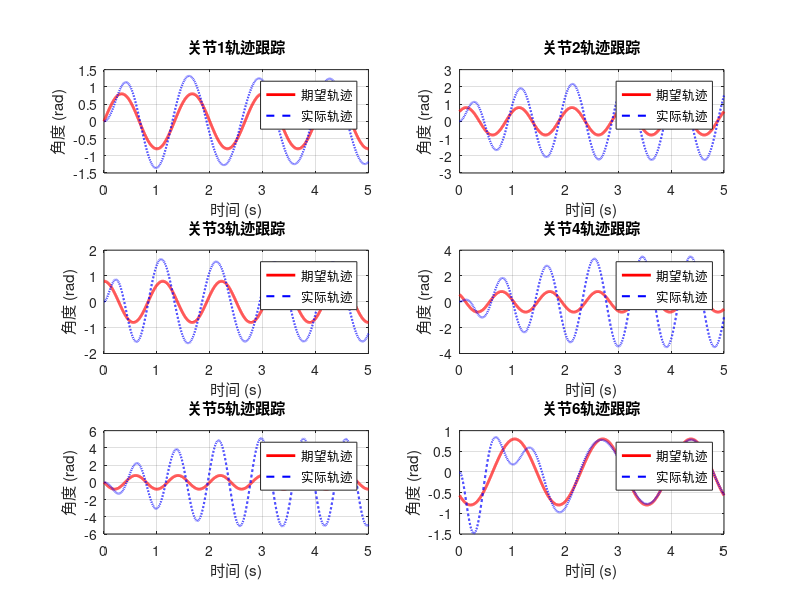
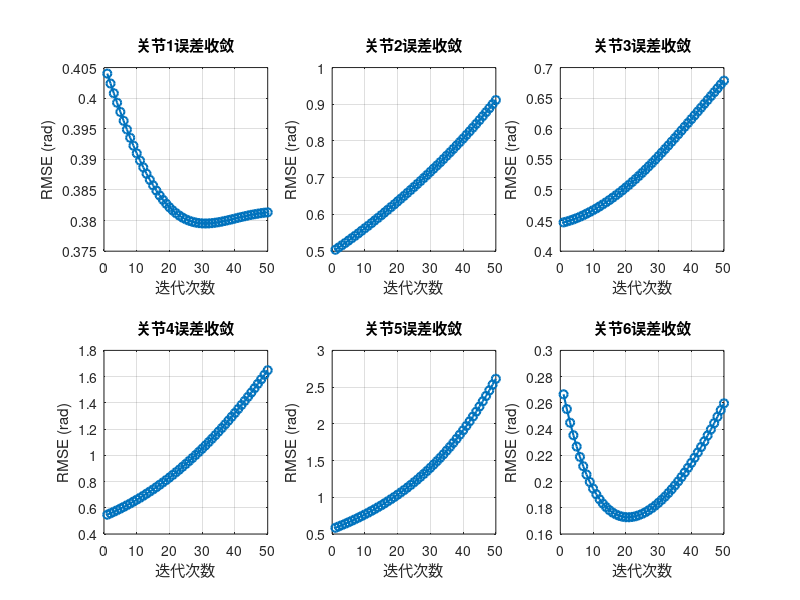

Recreate these plots in MATLAB, in order.
clear; close all; clc;

%% 1. 仿真参数设置
dt = 0.001;                     % 时间步长（s）
T = 5;                         % 总仿真时间（s）
t = 0:dt:T;                    % 时间向量
N = length(t);                 % 时间步数
n_iter = 50;                   % ILC迭代次数

%% 2. 机械臂动力学参数
% 假设各关节动力学为惯性+阻尼模型：M*ddq + B*dq = tau
M = diag([0.5, 0.4, 0.3, 0.25, 0.2, 0.15]);  % 关节惯性矩阵（6x6）
B = diag([0.1, 0.08, 0.06, 0.05, 0.04, 0.03]); % 关节阻尼矩阵（6x6）

%% 3. 期望轨迹
% 各关节参考轨迹参数：幅值(A)、频率(w)、相位(phi)
A = [0.8, 0.8, 0.8, 0.8, 0.8, 0.8];          % 幅值（rad）
w = [1.5, 2.0, 1.8, 2.2, 2.5, 1.2] * pi;     % 角频率（rad/s）
phi = [0, pi/4, pi/2, 3*pi/4, pi, 5*pi/4];   % 相位（rad）

% 生成参考轨迹（位置、速度、加速度）
q_ref = zeros(6, N);
dq_ref = zeros(6, N);
ddq_ref = zeros(6, N);
for j = 1:6
    q_ref(j,:) = A(j) * sin(w(j)*t + phi(j));
    dq_ref(j,:) = A(j)*w(j) * cos(w(j)*t + phi(j));
    ddq_ref(j,:) = -A(j)*w(j)^2 * sin(w(j)*t + phi(j));
end

%% 4. ILC参数初始化
Gamma = diag([0.7, 0.7, 0.7, 0.7, 0.7, 0.5]);         % 学习增益矩阵（6x6对角阵）
tau_ff = zeros(6, N);          % 前馈控制力矩（初始为零）
K_p = diag([12, 10, 8, 7, 6, 5]);   % 反馈比例增益矩阵
K_d = diag([3, 2.5, 2, 1.5, 1.2, 1]); % 反馈微分增益矩阵

% 存储每次迭代的误差和实际轨迹
q_actual = zeros(6, N, n_iter); % 各次迭代的实际关节位置
errors = zeros(n_iter, 6);      % 各次迭代各关节的RMSE

%% 5. ILC主循环
for iter = 1:n_iter
    % 初始化状态
    q = zeros(6,1);            % 初始关节位置
    dq = zeros(6,1);           % 初始关节速度
    
    % 当前迭代的实际轨迹存储
    q_iter = zeros(6, N);
    
    % 正向仿真（使用当前前馈力矩tau_ff）
    for k = 1:N-1
        % 跟踪误差计算
        e = q_ref(:,k) - q;
        de = dq_ref(:,k) - dq;
        
        % 控制力矩计算：前馈 + 反馈（PD）
        tau_fb = K_p * e + K_d * de;
        tau_total = tau_ff(:,k) + tau_fb;
        
        % 动力学方程计算加速度：M*ddq + B*dq = tau
        ddq = M \ (tau_total - B*dq);
        
        % 状态更新（欧拉积分）
        dq = dq + ddq * dt;
        q = q + dq * dt;
        
        % 存储当前时刻关节位置
        q_iter(:,k) = q;
    end
    q_iter(:,N) = q; % 存储最终时刻位置
    
    % 记录本次迭代的实际轨迹
    q_actual(:,:,iter) = q_iter;
    
    % 计算各关节RMSE
    for j = 1:6
        errors(iter,j) = sqrt(mean((q_ref(j,:) - q_iter(j,:)).^2));
    end
    
    % ILC更新律：更新前馈力矩（P型学习律）
    if iter < n_iter
        tau_ff = tau_ff +  + Gamma * (q_ref - q_iter);
    end
    
    fprintf('迭代 %d 完成，平均RMSE: %.4f rad\n', iter, mean(errors(iter,:)));
end

%% 6. 结果可视化
% 绘制各关节最后一次迭代的跟踪效果
figure('Position', [100, 100, 1200, 800]);
for j = 1:6
    subplot(3,2,j);
    plot(t, q_ref(j,:), 'r-', 'LineWidth', 2); hold on;
    plot(t, squeeze(q_actual(j,:,n_iter)), 'b--', 'LineWidth', 1.5);
    title(sprintf('关节%d轨迹跟踪', j));
    xlabel('时间 (s)'); ylabel('角度 (rad)');
    legend('期望轨迹', '实际轨迹');
    grid on;
end

% 绘制各关节误差收敛曲线
figure('Position', [100, 100, 1200, 600]);
for j = 1:6
    subplot(2,3,j);
    plot(1:n_iter, errors(:,j), 'o-', 'LineWidth', 1.5);
    title(sprintf('关节%d误差收敛', j));
    xlabel('迭代次数'); ylabel('RMSE (rad)');
    grid on;
end

% 显示最终迭代的误差统计
fprintf('\n最终迭代各关节RMSE（rad）:\n');
disp(errors(n_iter,:));
fprintf('平均RMSE: %.4f rad\n', mean(errors(n_iter,:)));
